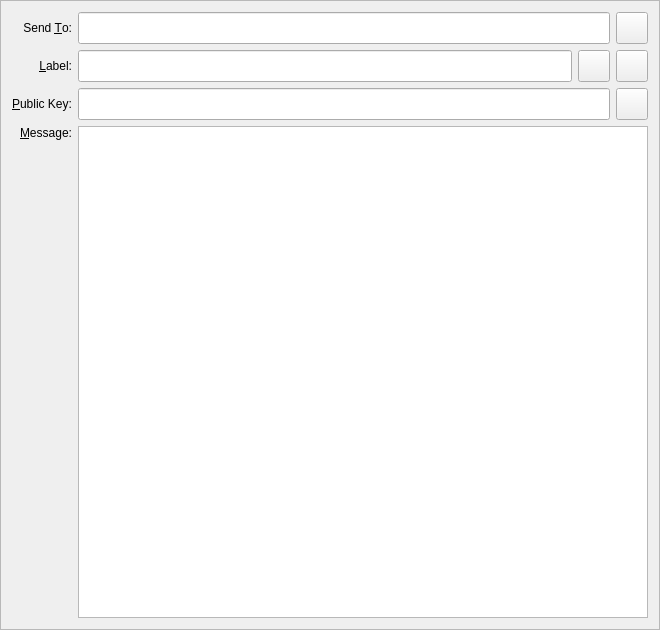
<?xml version="1.0" encoding="UTF-8"?>
<ui version="4.0">
 <class>SendMessagesEntry</class>
 <widget class="QFrame" name="SendMessagesEntry">
  <property name="geometry">
   <rect>
    <x>0</x>
    <y>0</y>
    <width>660</width>
    <height>630</height>
   </rect>
  </property>
  <property name="sizePolicy">
   <sizepolicy hsizetype="Minimum" vsizetype="Minimum">
    <horstretch>0</horstretch>
    <verstretch>0</verstretch>
   </sizepolicy>
  </property>
  <property name="minimumSize">
   <size>
    <width>660</width>
    <height>630</height>
   </size>
  </property>
  <property name="windowTitle">
   <string>Form</string>
  </property>
  <property name="frameShape">
   <enum>QFrame::StyledPanel</enum>
  </property>
  <property name="frameShadow">
   <enum>QFrame::Sunken</enum>
  </property>
  <layout class="QGridLayout" name="gridLayout">
   <item row="0" column="0">
    <widget class="QLabel" name="label_2">
     <property name="text">
      <string>Send &amp;To:</string>
     </property>
     <property name="alignment">
      <set>Qt::AlignRight|Qt::AlignTrailing|Qt::AlignVCenter</set>
     </property>
     <property name="buddy">
      <cstring>sendTo</cstring>
     </property>
    </widget>
   </item>
   <item row="0" column="1">
    <layout class="QHBoxLayout" name="sendToLayout">
     <item>
      <widget class="QValidatedLineEdit" name="sendTo">
       <property name="minimumSize">
        <size>
         <width>0</width>
         <height>32</height>
        </size>
       </property>
       <property name="toolTip">
        <string>The address to send the payment to  (e.g. C8gZqgY4r2RoEdqYk3QsAqFckyf9pRHN6i)</string>
       </property>
       <property name="maxLength">
        <number>34</number>
       </property>
      </widget>
     </item>
     <item>
      <widget class="QToolButton" name="pasteButton">
       <property name="minimumSize">
        <size>
         <width>32</width>
         <height>32</height>
        </size>
       </property>
       <property name="toolTip">
        <string>Paste address from clipboard</string>
       </property>
       <property name="text">
        <string/>
       </property>
       <property name="icon">
        <iconset resource="../bitcoin.qrc">
         <normaloff>:/icons/editpaste</normaloff>:/icons/editpaste</iconset>
       </property>
       <property name="iconSize">
        <size>
         <width>18</width>
         <height>18</height>
        </size>
       </property>
       <property name="shortcut">
        <string>Alt+P</string>
       </property>
      </widget>
     </item>
    </layout>
   </item>
   <item row="1" column="0">
    <widget class="QLabel" name="label_4">
     <property name="text">
      <string>&amp;Label:</string>
     </property>
     <property name="alignment">
      <set>Qt::AlignRight|Qt::AlignTrailing|Qt::AlignVCenter</set>
     </property>
     <property name="buddy">
      <cstring>addAsLabel</cstring>
     </property>
    </widget>
   </item>
   <item row="1" column="1">
    <layout class="QHBoxLayout" name="horizontalLayout_5">
     <item>
      <widget class="QValidatedLineEdit" name="addAsLabel">
       <property name="enabled">
        <bool>true</bool>
       </property>
       <property name="minimumSize">
        <size>
         <width>0</width>
         <height>32</height>
        </size>
       </property>
       <property name="toolTip">
        <string>Enter a label for this address to add it to your address book</string>
       </property>
      </widget>
     </item>
     <item>
      <widget class="QToolButton" name="addressBookButton">
       <property name="minimumSize">
        <size>
         <width>32</width>
         <height>32</height>
        </size>
       </property>
       <property name="toolTip">
        <string>Choose address from address book</string>
       </property>
       <property name="text">
        <string/>
       </property>
       <property name="icon">
        <iconset resource="../bitcoin.qrc">
         <normaloff>:/icons/address-book</normaloff>:/icons/address-book</iconset>
       </property>
       <property name="iconSize">
        <size>
         <width>18</width>
         <height>18</height>
        </size>
       </property>
       <property name="shortcut">
        <string>Alt+A</string>
       </property>
      </widget>
     </item>
     <item>
      <widget class="QToolButton" name="deleteButton">
       <property name="minimumSize">
        <size>
         <width>32</width>
         <height>32</height>
        </size>
       </property>
       <property name="toolTip">
        <string>Remove this recipient</string>
       </property>
       <property name="text">
        <string/>
       </property>
       <property name="icon">
        <iconset resource="../bitcoin.qrc">
         <normaloff>:/icons/remove</normaloff>:/icons/remove</iconset>
       </property>
      </widget>
     </item>
    </layout>
   </item>
   <item row="2" column="0">
    <widget class="QLabel" name="publicKeyLabel">
     <property name="text">
      <string>&amp;Public Key:</string>
     </property>
     <property name="buddy">
      <cstring>publicKey</cstring>
     </property>
    </widget>
   </item>
   <item row="2" column="1">
    <layout class="QHBoxLayout" name="horizontalLayout_6">
     <item>
      <widget class="QValidatedLineEdit" name="publicKey">
       <property name="minimumSize">
        <size>
         <width>0</width>
         <height>32</height>
        </size>
       </property>
      </widget>
     </item>
     <item>
      <widget class="QToolButton" name="PubkeyPasteButton">
       <property name="minimumSize">
        <size>
         <width>32</width>
         <height>32</height>
        </size>
       </property>
       <property name="toolTip">
        <string>Paste address from clipboard</string>
       </property>
       <property name="text">
        <string/>
       </property>
       <property name="icon">
        <iconset resource="../bitcoin.qrc">
         <normaloff>:/icons/editpaste</normaloff>:/icons/editpaste</iconset>
       </property>
       <property name="iconSize">
        <size>
         <width>18</width>
         <height>18</height>
        </size>
       </property>
       <property name="shortcut">
        <string>Alt+P</string>
       </property>
      </widget>
     </item>
    </layout>
   </item>
   <item row="3" column="0">
    <widget class="QLabel" name="messageLabel">
     <property name="text">
      <string>&amp;Message:</string>
     </property>
     <property name="alignment">
      <set>Qt::AlignRight|Qt::AlignTop|Qt::AlignTrailing</set>
     </property>
     <property name="buddy">
      <cstring>messageText</cstring>
     </property>
    </widget>
   </item>
   <item row="3" column="1">
    <widget class="QValidatedTextEdit" name="messageText">
     <property name="minimumSize">
      <size>
       <width>0</width>
       <height>32</height>
      </size>
     </property>
     <property name="mouseTracking">
      <bool>true</bool>
     </property>
     <property name="focusPolicy">
      <enum>Qt::WheelFocus</enum>
     </property>
     <property name="tabChangesFocus">
      <bool>false</bool>
     </property>
    </widget>
   </item>
  </layout>
 </widget>
 <customwidgets>
  <customwidget>
   <class>QValidatedLineEdit</class>
   <extends>QLineEdit</extends>
   <header>qvalidatedlineedit.h</header>
  </customwidget>
  <customwidget>
   <class>QValidatedTextEdit</class>
   <extends>QPlainTextEdit</extends>
   <header>qvalidatedtextedit.h</header>
  </customwidget>
 </customwidgets>
 <resources>
  <include location="../bitcoin.qrc"/>
 </resources>
 <connections/>
</ui>
